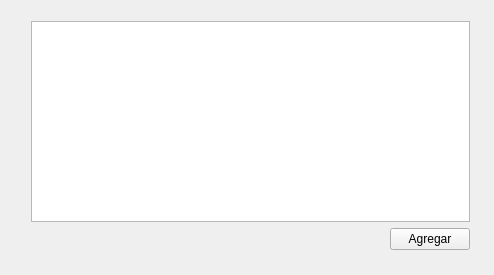
<?xml version="1.0" encoding="UTF-8"?>
<ui version="4.0">
 <class>Widget</class>
 <widget class="QWidget" name="Widget">
  <property name="geometry">
   <rect>
    <x>0</x>
    <y>0</y>
    <width>494</width>
    <height>275</height>
   </rect>
  </property>
  <property name="windowTitle">
   <string>Menu de personas</string>
  </property>
  <widget class="QWidget" name="">
   <property name="geometry">
    <rect>
     <x>20</x>
     <y>10</y>
     <width>461</width>
     <height>251</height>
    </rect>
   </property>
   <layout class="QVBoxLayout" name="verticalLayout">
    <item>
     <widget class="QTableWidget" name="tableWidget"/>
    </item>
    <item>
     <layout class="QHBoxLayout" name="horizontalLayout">
      <item>
       <spacer name="horizontalSpacer">
        <property name="orientation">
         <enum>Qt::Horizontal</enum>
        </property>
        <property name="sizeHint" stdset="0">
         <size>
          <width>40</width>
          <height>20</height>
         </size>
        </property>
       </spacer>
      </item>
      <item>
       <widget class="QPushButton" name="pushBut_Agregar">
        <property name="text">
         <string>Agregar</string>
        </property>
       </widget>
      </item>
     </layout>
    </item>
   </layout>
  </widget>
 </widget>
 <layoutdefault spacing="6" margin="11"/>
 <resources/>
 <connections/>
</ui>
